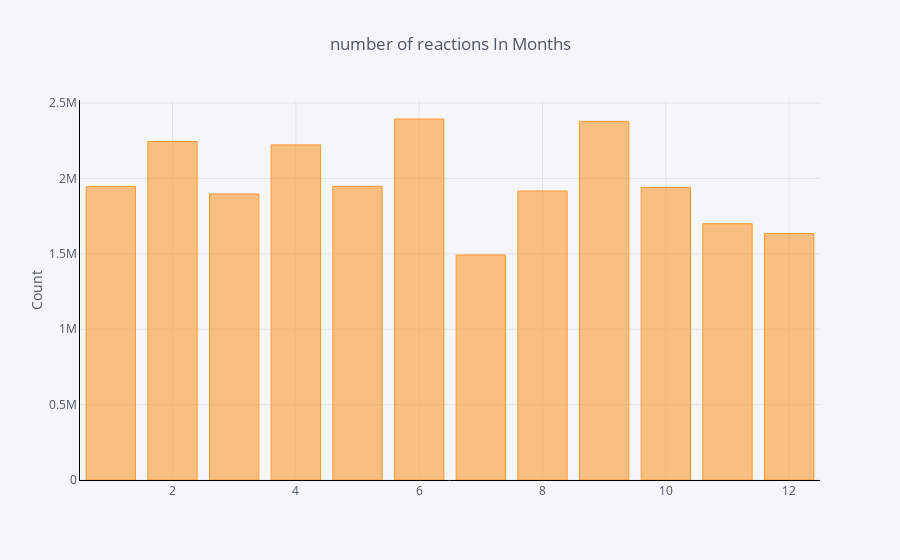

Source (notebook cell):
### Code cell
df.groupby('Month').sum()['num_reactions'].iplot(
    kind='bar', yTitle='Count', linecolor='black', title='number of reactions In Months')

### Figure 1 — Plotly figure (JSON) as saved in the notebook; plotly's stock layout.template omitted (floating-point values rounded to 4 significant figures)
{"data": [{"marker": {"color": "rgba(255, 153, 51, 0.6)", "line": {"color": "rgba(255, 153, 51, 1.0)", "width": 1}}, "name": "num_reactions", "orientation": "v", "text": "", "type": "bar", "uid": "ab6ca84e-f6d7-49c5-b21d-d69f9ad96497", "x": [1, 2, 3, 4, 5, 6, 7, 8, 9, 10, 11, 12], "y": [1946365, 2245778, 1897348, 2222877, 1947773, 2394588, 1492536, 1917346, 2379098, 1941379, 1699693, 1635058]}], "layout": {"legend": {"bgcolor": "#F5F6F9", "font": {"color": "#4D5663"}}, "paper_bgcolor": "#F5F6F9", "plot_bgcolor": "#F5F6F9", "title": {"font": {"color": "#4D5663"}, "text": "number of reactions In Months"}, "xaxis": {"gridcolor": "#E1E5ED", "linecolor": "black", "showgrid": true, "tickfont": {"color": "#4D5663"}, "title": {"font": {"color": "#4D5663"}, "text": ""}, "zerolinecolor": "#E1E5ED"}, "yaxis": {"gridcolor": "#E1E5ED", "linecolor": "black", "showgrid": true, "tickfont": {"color": "#4D5663"}, "title": {"font": {"color": "#4D5663"}, "text": "Count"}, "zerolinecolor": "#E1E5ED"}}}
